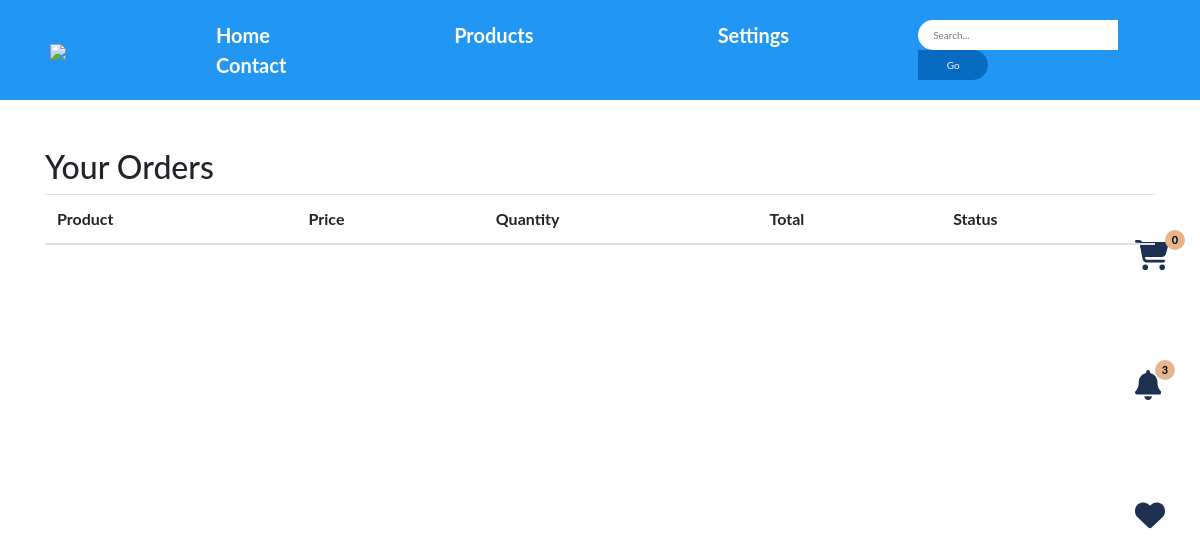
The page /orders_page (signed in) on the database as committed earlier.
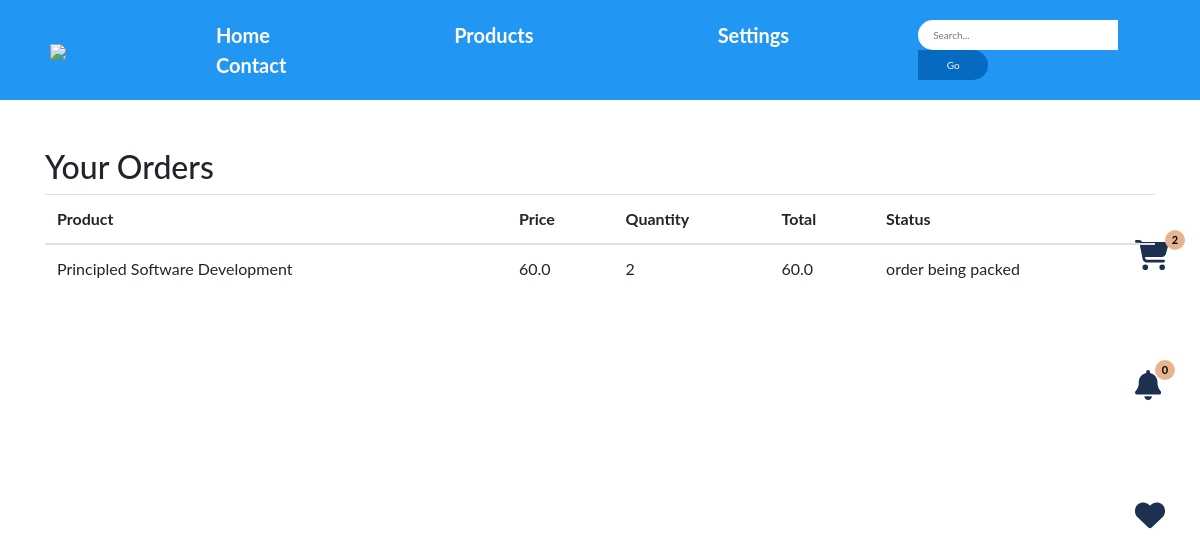
The same page on the database as committed later.
### main.py (models this page shows)
class Book(db.Model):
    _tablename_ = 'book'
    id = db.Column(db.Integer, primary_key=True)
    coverId = db.Column(db.String(100), unique=True, nullable=False)
    bookName = db.Column(db.String(200), nullable=False)
    author = db.Column(db.String(200), nullable=False)
    publishedYear = db.Column(db.Integer, nullable=False)
    editionCount = db.Column(db.Integer, nullable=False)
    searches = db.relationship('Search', secondary=book_search._tablename_, lazy='subquery',
        backref=db.backref('books', lazy=True))

class Order(db.Model):
    __tablename__ = 'orders'
    id = db.Column(db.Integer, primary_key=True)
    user_id = db.Column(db.Integer, nullable=False)
    book_id = db.Column(db.Integer, nullable=False)
    quantity = db.Column(db.Integer, nullable=False)
    price = db.Column(db.Float, nullable=False)
    status = db.Column(db.String(200), nullable=False)

### main.py (the view)
@app.route('/orders_page', methods=['GET'])
def orders_page():
    order_items = db.session.query(Order).filter(Order.user_id == db.session.query(User).filter(User.email==session['user']).first().id).all()[::-1]
    order_item_names = [db.session.query(Book).filter(Book.id == order_item.book_id).first().bookName for order_item in order_items]
    return render_template('orders_page.html',
                           order_items=order_items,
                           order_item_names=order_item_names, cart_items_count=getCartItemsCount(),
                              notification_count=getUnreadNotificationCount())

### main.py (called while the page is built)
def getCartItems():
    user_id = db.session.query(User).get(session['user']).id
    cart_items = db.session.query(CartItem).filter(CartItem.user_id == user_id).all()
    return cart_items

def getCartItemsCount():
    return len(getCartItems())

def getUnreadNotificationCount():
    unread_notifications = db.session.query(Notification).filter(Notification.user == session['user'], Notification.isRead == False).all()
    return len(unread_notifications)

### templates/orders_page.html (shortened to what this page needs)
<!DOCTYPE html>
<html lang="en">
<head>
    <link rel="stylesheet" href="https://maxcdn.bootstrapcdn.com/bootstrap/4.5.2/css/bootstrap.min.css">
</head>
<body>
    {% include "header.html" %}
    <section id="cart-items" class="container mt-5">
        <div class="row">
            <div class="col-md-12">
                <h2>Your Orders</h2>
                <table class="table">
                    <thead>
                        <tr>
                            <th>Product</th>
                            <th>Price</th>
                            <th>Quantity</th>
                            <th>Total</th>
                            <th>Status</th>
                        </tr>
                    </thead>
                    <tbody>
                        {% for i in range(order_items|length) %}
                        <tr>
                            <td>{{order_item_names[i]}}</td>
                            <td>{{order_items[i].price}}</td>
                            <td>{{order_items[i].quantity}}</td>
                            <td>{{order_items[i].price}}</td>
                            <td>{{order_items[i].status}}</td>
                        </tr>
                        {% endfor %}
                    </tbody>
                </table>
            </div>
        </div>
    </section>
</body>
</html>

Rows that differ between the two databases and show on the page:
now on this page (row unchanged): Book: bookName "Principled Software Development"
added Order: price "60.0", quantity "2", price "60.0", status "order being packed"
Other text that changed with them:
{{ cart_items_count }}: "0" → "2"
{{ notification_count }}: "3" → "0"
